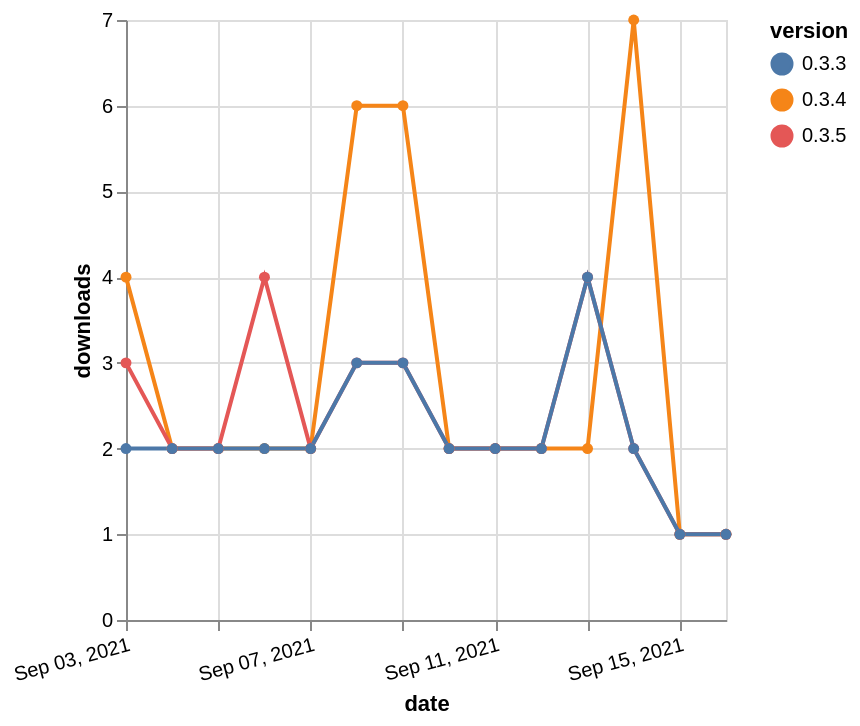

The specification (Vega-Lite) saved for this image:
### Vega-Lite specification from a JSON file in a GitHub repository (floating-point values rounded to 4 significant figures)
{"$schema": "https://vega.github.io/schema/vega-lite/v5.json", "description": "A simple bar chart with embedded data.", "data": {"values": [{"date": "2021-09-03", "total": 1276, "delta": 4, "version": "0.3.4"}, {"date": "2021-09-04", "total": 1278, "delta": 2, "version": "0.3.4"}, {"date": "2021-09-05", "total": 1280, "delta": 2, "version": "0.3.4"}, {"date": "2021-09-06", "total": 1282, "delta": 2, "version": "0.3.4"}, {"date": "2021-09-07", "total": 1284, "delta": 2, "version": "0.3.4"}, {"date": "2021-09-08", "total": 1290, "delta": 6, "version": "0.3.4"}, {"date": "2021-09-09", "total": 1296, "delta": 6, "version": "0.3.4"}, {"date": "2021-09-10", "total": 1298, "delta": 2, "version": "0.3.4"}, {"date": "2021-09-11", "total": 1300, "delta": 2, "version": "0.3.4"}, {"date": "2021-09-12", "total": 1302, "delta": 2, "version": "0.3.4"}, {"date": "2021-09-13", "total": 1304, "delta": 2, "version": "0.3.4"}, {"date": "2021-09-14", "total": 1311, "delta": 7, "version": "0.3.4"}, {"date": "2021-09-15", "total": 1312, "delta": 1, "version": "0.3.4"}, {"date": "2021-09-16", "total": 1313, "delta": 1, "version": "0.3.4"}, {"date": "2021-09-03", "total": 217, "delta": 3, "version": "0.3.5"}, {"date": "2021-09-04", "total": 219, "delta": 2, "version": "0.3.5"}, {"date": "2021-09-05", "total": 221, "delta": 2, "version": "0.3.5"}, {"date": "2021-09-06", "total": 225, "delta": 4, "version": "0.3.5"}, {"date": "2021-09-07", "total": 227, "delta": 2, "version": "0.3.5"}, {"date": "2021-09-08", "total": 230, "delta": 3, "version": "0.3.5"}, {"date": "2021-09-09", "total": 233, "delta": 3, "version": "0.3.5"}, {"date": "2021-09-10", "total": 235, "delta": 2, "version": "0.3.5"}, {"date": "2021-09-11", "total": 237, "delta": 2, "version": "0.3.5"}, {"date": "2021-09-12", "total": 239, "delta": 2, "version": "0.3.5"}, {"date": "2021-09-13", "total": 243, "delta": 4, "version": "0.3.5"}, {"date": "2021-09-14", "total": 245, "delta": 2, "version": "0.3.5"}, {"date": "2021-09-15", "total": 246, "delta": 1, "version": "0.3.5"}, {"date": "2021-09-16", "total": 247, "delta": 1, "version": "0.3.5"}, {"date": "2021-09-03", "total": 1465, "delta": 2, "version": "0.3.3"}, {"date": "2021-09-04", "total": 1467, "delta": 2, "version": "0.3.3"}, {"date": "2021-09-05", "total": 1469, "delta": 2, "version": "0.3.3"}, {"date": "2021-09-06", "total": 1471, "delta": 2, "version": "0.3.3"}, {"date": "2021-09-07", "total": 1473, "delta": 2, "version": "0.3.3"}, {"date": "2021-09-08", "total": 1476, "delta": 3, "version": "0.3.3"}, {"date": "2021-09-09", "total": 1479, "delta": 3, "version": "0.3.3"}, {"date": "2021-09-10", "total": 1481, "delta": 2, "version": "0.3.3"}, {"date": "2021-09-11", "total": 1483, "delta": 2, "version": "0.3.3"}, {"date": "2021-09-12", "total": 1485, "delta": 2, "version": "0.3.3"}, {"date": "2021-09-13", "total": 1489, "delta": 4, "version": "0.3.3"}, {"date": "2021-09-14", "total": 1491, "delta": 2, "version": "0.3.3"}, {"date": "2021-09-15", "total": 1492, "delta": 1, "version": "0.3.3"}, {"date": "2021-09-16", "total": 1493, "delta": 1, "version": "0.3.3"}]}, "width": "container", "mark": {"type": "line", "point": {"filled": true}}, "encoding": {"x": {"field": "date", "type": "temporal", "timeUnit": "yearmonthdate", "title": "date", "axis": {"labelAngle": -15}}, "y": {"field": "delta", "type": "quantitative", "title": "downloads"}, "color": {"field": "version", "type": "nominal"}, "tooltip": {"field": "delta"}}}
